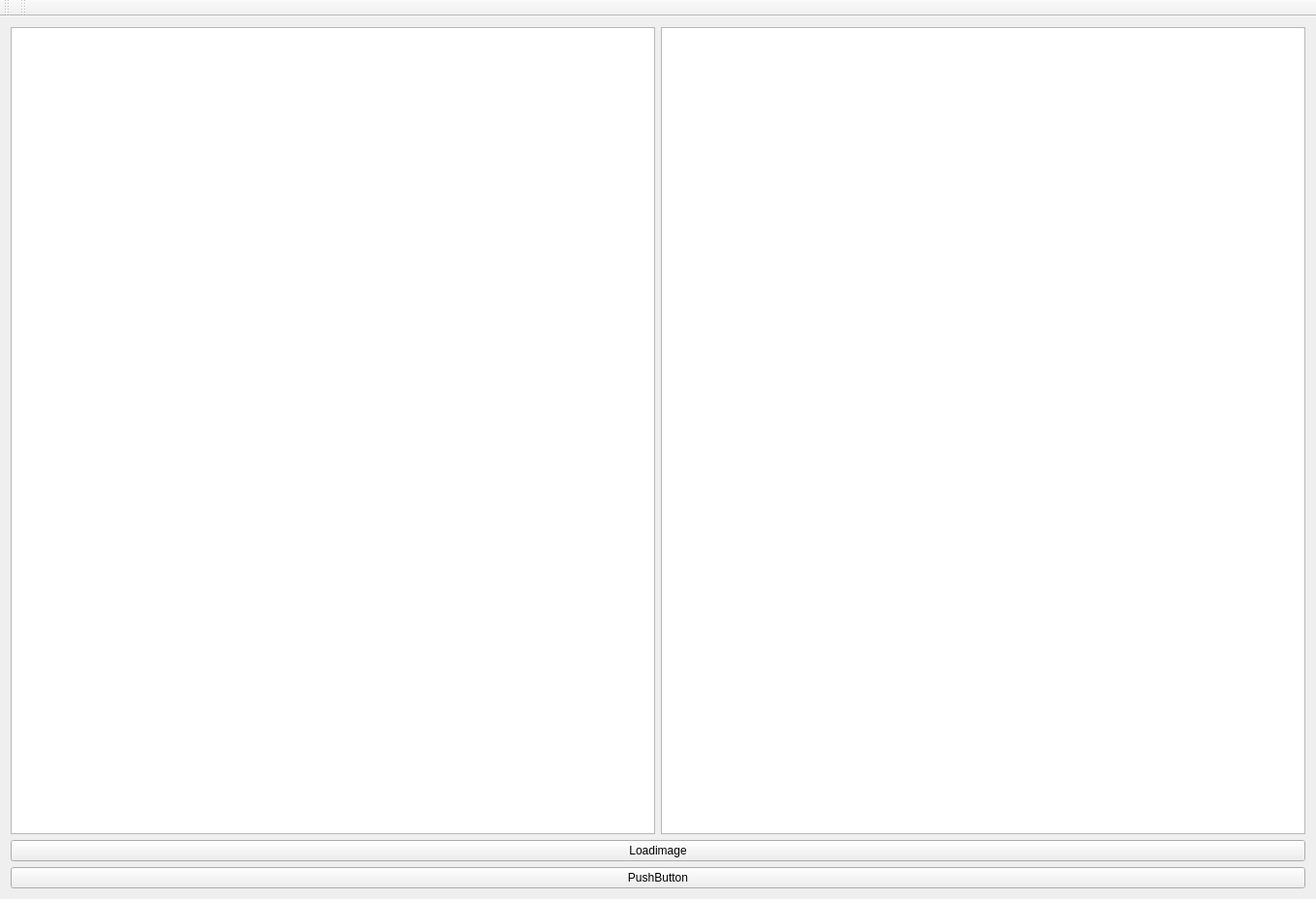
<?xml version="1.0" encoding="UTF-8"?>
<ui version="4.0">
 <class>MainWindow</class>
 <widget class="QMainWindow" name="MainWindow">
  <property name="geometry">
   <rect>
    <x>0</x>
    <y>0</y>
    <width>1360</width>
    <height>929</height>
   </rect>
  </property>
  <property name="sizePolicy">
   <sizepolicy hsizetype="Maximum" vsizetype="Maximum">
    <horstretch>0</horstretch>
    <verstretch>0</verstretch>
   </sizepolicy>
  </property>
  <property name="minimumSize">
   <size>
    <width>1360</width>
    <height>929</height>
   </size>
  </property>
  <property name="windowTitle">
   <string>MainWindow</string>
  </property>
  <widget class="QWidget" name="centralWidget">
   <layout class="QVBoxLayout" name="verticalLayout_2">
    <item>
     <layout class="QVBoxLayout" name="verticalLayout">
      <property name="sizeConstraint">
       <enum>QLayout::SetMaximumSize</enum>
      </property>
      <item>
       <layout class="QHBoxLayout" name="horizontalLayout">
        <property name="sizeConstraint">
         <enum>QLayout::SetMaximumSize</enum>
        </property>
        <item>
         <widget class="QGraphicsView" name="graphicsView"/>
        </item>
        <item>
         <widget class="QGraphicsView" name="graphicsView_2"/>
        </item>
       </layout>
      </item>
      <item>
       <widget class="QPushButton" name="pushButton">
        <property name="text">
         <string>Loadimage</string>
        </property>
       </widget>
      </item>
     </layout>
    </item>
    <item>
     <widget class="QPushButton" name="pushButton_2">
      <property name="text">
       <string>PushButton</string>
      </property>
     </widget>
    </item>
   </layout>
  </widget>
  <widget class="QMenuBar" name="menuBar">
   <property name="geometry">
    <rect>
     <x>0</x>
     <y>0</y>
     <width>1360</width>
     <height>21</height>
    </rect>
   </property>
  </widget>
  <widget class="QToolBar" name="mainToolBar">
   <attribute name="toolBarArea">
    <enum>TopToolBarArea</enum>
   </attribute>
   <attribute name="toolBarBreak">
    <bool>false</bool>
   </attribute>
  </widget>
  <widget class="QToolBar" name="toolBar">
   <property name="windowTitle">
    <string>toolBar</string>
   </property>
   <attribute name="toolBarArea">
    <enum>TopToolBarArea</enum>
   </attribute>
   <attribute name="toolBarBreak">
    <bool>false</bool>
   </attribute>
  </widget>
 </widget>
 <layoutdefault spacing="6" margin="11"/>
 <resources/>
 <connections/>
</ui>
